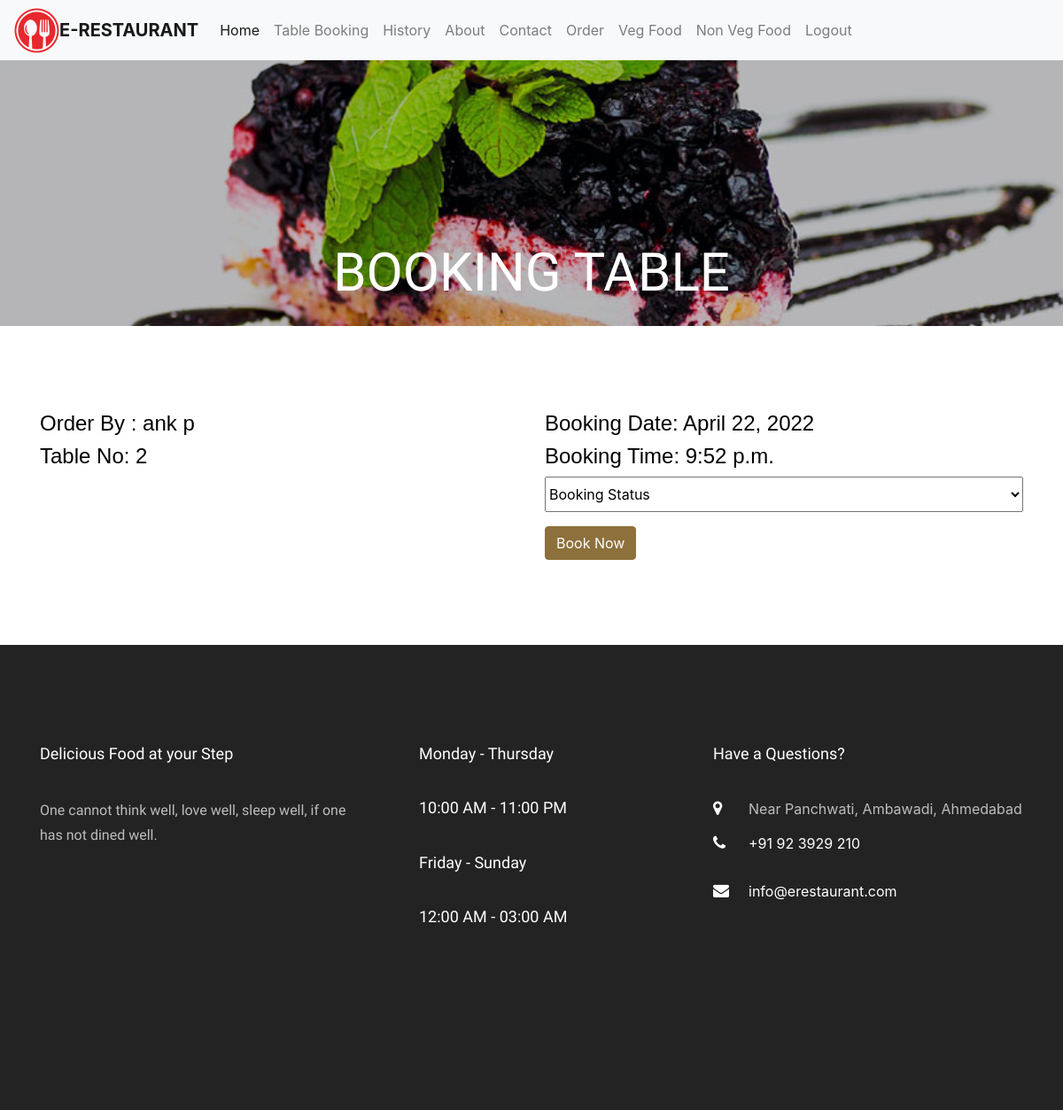
Screenshot of /edit/14/ (signed in) with the database file from the repository.
### meal/models.py (models this page shows, shortened)
class TableBooking(models.Model):
    usereamil = models.ForeignKey(Site_User,on_delete=models.CASCADE)
    table_no = models.ForeignKey(TableDetail,on_delete=models.CASCADE)
    date = models.DateField(
        blank=True, null=True)
    time1 = models.TimeField()
    booked=models.BooleanField(default=False)

class TableDetail(models.Model):
    Table_No = models.IntegerField()
    Table_Price = models.IntegerField()
    No_of_Seats = models.IntegerField()
    is_available=models.BooleanField(default=False)
    def __str__(self):
        return str(self.Table_No)

### app1/models.py (models this page shows)
class Site_User(models.Model):
    name = models.CharField(max_length=100,default="")
    email = models.EmailField(default="", max_length=254)
    dob = models.DateField(auto_now=False,null=True,blank=True)
    m_no = models.PositiveIntegerField(default=0)
    password = models.CharField(max_length=100,default="")
    def __str__(self):
        return self.name

### app1/views.py (the view)
# urls.py: path('edit/<int:id>/',views.edit,name='edit'),
def edit(request,id):
    if 'email' in  request.session:
        table=TableBooking.objects.get(id=id)
        return render(request,'edit.html',{'table':table})
    else:
        return redirect('login_admin')

### app1/templates/edit.html (shortened to what this page needs)
{% extends 'base.html' %}
{% load static %}
{% block content %}
<div class="hero-wrap" style="background-image: url({% static 'images/menu-1.jpg' %});">
  <div class="overlay"></div>
  <div class="container">
    <div class="row no-gutters slider-text d-flex align-itemd-end justify-content-center">
      <div class="col-md-9 ftco-animate text-center d-flex align-items-end justify-content-center">
        <div class="text">
          <h1 class="mb-4 bread">BOOKING TABLE</h1>
        </div>
      </div>
    </div>
  </div>
</div>
<section class="ftco-section">
  <div class="container">
    <div class="row d-flex">
      <div class="col-md-6">
        <p class="h4">Order By : {{ table.usereamil }}</p>
        <p class="h4">Table No: {{ table.table_no }}</p>
      </div>
      <div class="col-md-6">
        <p class="h4">Booking Date: {{ table.date }}</p>
        <p class="h4">Booking Time: {{ table.time1 }}</p>
        <form method="POST" action="/approve/{{ table.id }}/">
          <select name="booked" class="form-select mb-3">
            <option selected disabled>Booking Status</option>
          </select>
          <input type="submit" class="btn btn-primary" value="Book Now">
        </form>
      </div>
    </div>
  </div>
</section>
{% endblock %}

### rows the page displays
TableBooking: usereamil "ank p", table_no "2", date "April 22, 2022", time1 "9:52 p.m."
